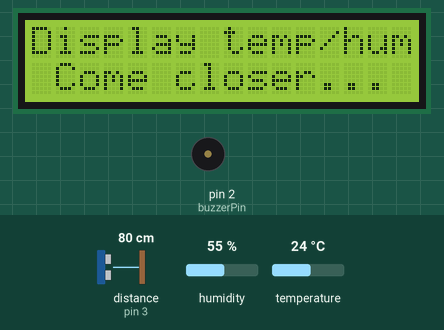
The sketch below on a simulated Arduino Uno, built with avr-gcc and run on an emulated ATmega328P. Parts: 16×2 character LCD, buzzer (waves = sounding, pin HIGH). Wiring (inferred from the names in the program): ultrasonic range finder: trigger pin 9; echo pin 3. The test bench sets the inputs (shaded band); at power-on: distance to the obstacle (sensor on pin 3) 80 cm, humidity 55 %, temperature 24 °C. The echo pulse lasts 58.3 µs per cm; pins used as bus, display or sensor lines are not drawn.

Above: at 1.2 s.
1.3 s: distance to the obstacle (sensor on pin 3) set to 2 cm
At 1.8 s:
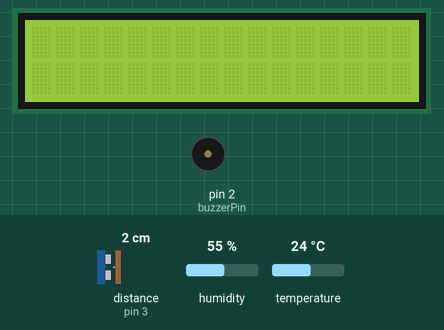
At 2.5 s:
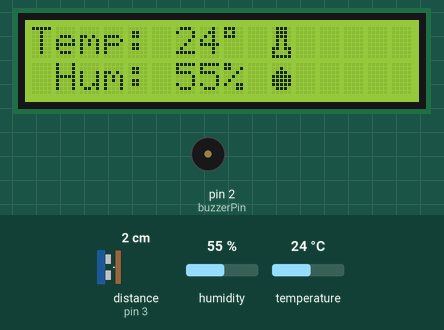
Timing chart, 0 to 4.3 s (numbered marks = the images above; inputs shaded):
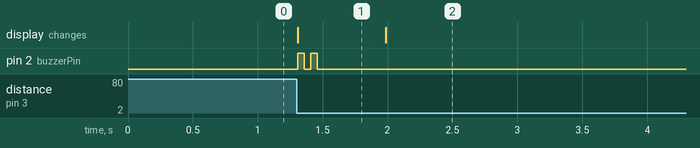

The sketch:

ard_temp_humidity_DHT11.ino
```cpp
#include <dht.h>
#include <LiquidCrystal.h>// include the library code

dht DHT;

// initialize the library with the numbers of the interface pins
LiquidCrystal lcd(4, 6, 10, 11, 12, 13);

#define DHT11_PIN 7

// custom chars
byte Thermo[8] =
{
  0b01110,
  0b01110,
  0b01110,
  0b01010,
  0b01010,
  0b11011,
  0b10001,
  0b11111
};

byte Drop[8] =
{
  0b00000,
  0b00100,
  0b01110,
  0b11111,
  0b11111,
  0b11111,
  0b01110,
  0b00000
};


// ultrasonic sensor
const int trigPin = 9;
const int echoPin = 3;

// buzzer
int buzzerPin = 2;

// variable for take distance func output
int distCM;
bool beep;


void setup() {
  lcd.begin(16, 2);  // set LCD's number of columns and rows:

  // create new custom characters to display thermometer and a drop
  lcd.createChar(0, Thermo);
  lcd.createChar(1, Drop);

  // ultrasonic sensor pins
  pinMode(trigPin, OUTPUT);
  pinMode(echoPin, INPUT);

  // buzzer pin
  pinMode(buzzerPin, OUTPUT);

  Serial.begin(9600);

}

void loop() {

  lcd.setCursor(0, 0); // set the cursor to column 0, row 0
  lcd.print("Display temp/hum");
  lcd.setCursor(1, 1); // set the cursor to column 1, row 1
  lcd.print("Come closer...");
  beep = true;

  distCM = take_distance(); // take the distance function

  while (distCM <= 35) {

    if (beep == true) {
      lcd.clear(); // delete whatever on the LCD at the moment
      double_beep();
      beep = false;
    }

    // start reading temp and humidity
    int chk = DHT.read11(DHT11_PIN);
    delay(250);

    int t = DHT.temperature;
    int h = DHT.humidity;

    // display things on the LCD
    lcd.setCursor(0, 0); // set the cursor to col 0, row 0
    lcd.print("Temp:");  // Print a message to the LCD.
    lcd.setCursor(6, 0);
    lcd.print(t);
    lcd.setCursor(8, 0);
    lcd.print((char)223);
    // print the thermo custom icon
    lcd.setCursor(10, 0);
    lcd.write(byte(0));

    lcd.setCursor(0, 1); // set the cursor to column 0, row 1
    lcd.print(" Hum:");  // Print a message to the LCD.
    lcd.setCursor(6, 1);
    lcd.print(h);
    lcd.setCursor(8, 1);
    lcd.print("%");
    // print the drop custom icon
    lcd.setCursor(10, 1);
    lcd.write(byte(1));

    delay(5000); // wait 5 sec

    distCM = take_distance();

  }
}


// FUNCTIONS

int take_distance() {
  int distanceCM;
  long duration;

  // TAKE DISTANCE
  // clear trigPin
  digitalWrite(trigPin, LOW);
  delayMicroseconds(2);

  // set trigPin on HIGH for 10 micro sec
  digitalWrite(trigPin, HIGH);
  delayMicroseconds(10);
  digitalWrite(trigPin, LOW);

  // reead echoPin and return the sound wave travel time in microsec
  duration = pulseIn(echoPin, HIGH);

  // calculate distance
  distanceCM = duration * 0.034 / 2; // s = t * v. the sound travels at 0.034 cm/µs (v). /2 because we want only one way trip

  return distanceCM;
}


void double_beep() {
  // make a double beep
  digitalWrite(buzzerPin, HIGH);   // turn the buzzer on (HIGH voltage level)
  delay(50);                       // wait for a second
  digitalWrite(buzzerPin, LOW);    // turn the buzzer off
  delay(50);
  digitalWrite(buzzerPin, HIGH);   // turn the buzzer on
  delay(50);                       // wait for a second
  digitalWrite(buzzerPin, LOW);    // turn the buzzer off
  delay(250);
}
```

Measured:
- after the input at 1.3 s, pin 2 (buzzerPin): alternates HIGH for 0.05 s and LOW for 0.05 s, 4 changes in all, then stays LOW, starting at once; the display: changes at once (image 1)
- what the display in image 1 shows lasts 0.7 s, from 1.3 s to 2.0 s
